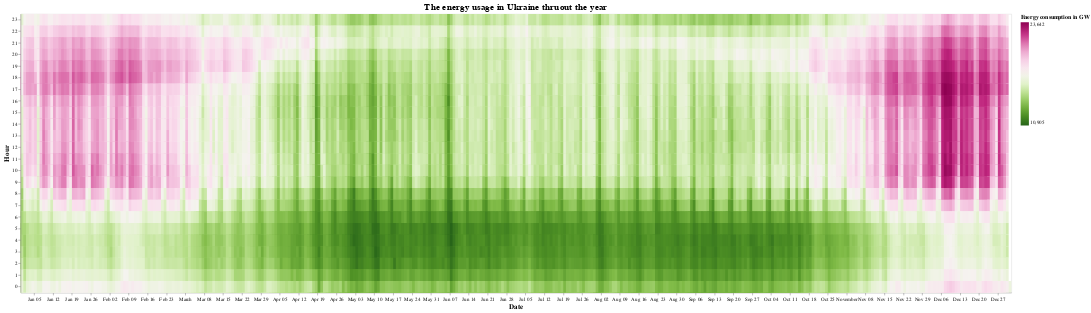

This figure's notebook cell:
### Code cell
alt.Chart(data, title={'text': "The energy usage in Ukraine thruout the year"}).mark_rect().encode(
    x = alt.X('date:T', axis=alt.Axis(title='Date', titleFontSize=14)),
    y = alt.Y('hour:O', sort="descending", axis=alt.Axis(title='Hour', titleFontSize=14)),
    color = alt.Color(
        'Energy consumption in GW', 
        type = 'quantitative',
        scale = alt.Scale(scheme = 'pinkyellowgreen', reverse=True))
).properties(width = 1920, height = 540).configure_title(fontSize=18)

### Figure 1 — Vega-Lite specification as saved in the notebook (floating-point values rounded to 4 significant figures; data arrays with more than 128 entries replaced by an {"elided": "..."} marker saying what was removed)
{"config": {"view": {"continuousWidth": 400, "continuousHeight": 300}, "title": {"fontSize": 18}}, "data": {"name": "data-f317b0a54799b9259d36fda684a40762"}, "mark": "rect", "encoding": {"color": {"type": "quantitative", "field": "Energy consumption in GW", "scale": {"reverse": true, "scheme": "pinkyellowgreen"}}, "x": {"type": "temporal", "axis": {"title": "Date", "titleFontSize": 14}, "field": "date"}, "y": {"type": "ordinal", "axis": {"title": "Hour", "titleFontSize": 14}, "field": "hour", "sort": "descending"}}, "height": 540, "title": {"text": "The energy usage in Ukraine thruout the year"}, "width": 1920, "$schema": "https://vega.github.io/schema/vega-lite/v4.8.1.json", "datasets": {"data-f317b0a54799b9259d36fda684a40762": {"elided": "8808 records"}}}
